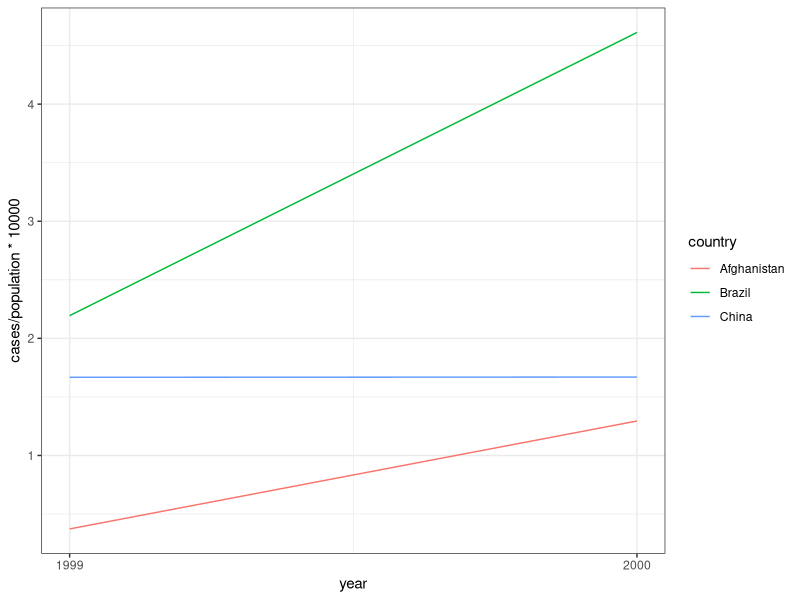
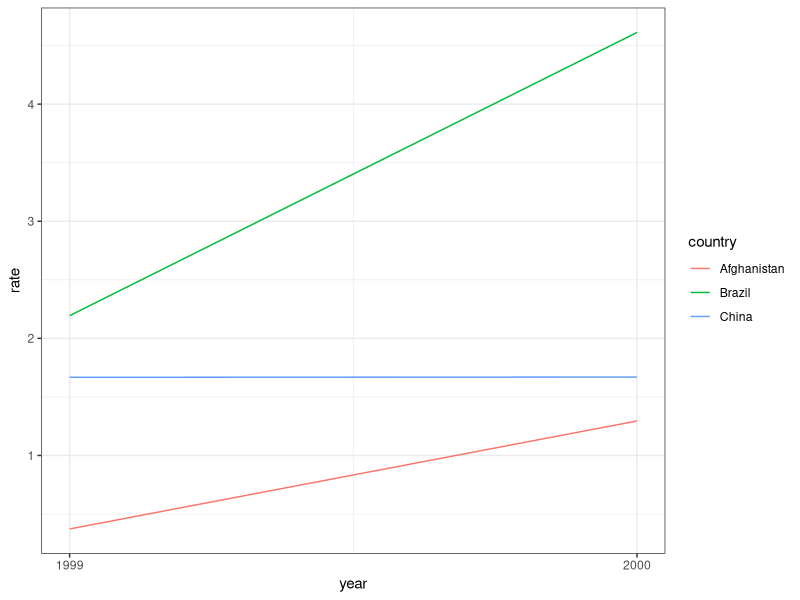

Here is the R script that generated these plots, in order:
## ---- chunk 1
knitr::opts_chunk$set(echo = FALSE, include=FALSE)
## ---- chunk 2
library(tidyverse)
## ---- chunk 3
table1
table2
table3
table4a
table4b
## ---- chunk 4
taxas = table1 %>% mutate(rate=cases/population*10000)
taxas
## ---- chunk 5
table1 %>% count(year, wt=cases)
## ---- chunk 6
table1 %>% group_by(country) %>% summarize(totalCasos=sum(cases))
table1 %>% count(country, wt=cases)
## ---- chunk 7
table1 %>% group_by(country) %>% summarize(mudanca=cases[2]-cases[1])
## ---- chunk 8
library(ggplot2)
ggplot(table1, aes(year, cases/population*10000, colour=country)) + geom_line() + scale_x_continuous(breaks=c(1999, 2000)) + theme_bw()
ggplot(taxas, aes(year, rate, colour=country)) + geom_line() + scale_x_continuous(breaks=c(1999, 2000)) + theme_bw()
## ---- chunk 9
tidy4a = table4a %>% gather(`1999`, `2000`, key='year', value='cases')
## ---- chunk 10
tidy4b = table4b %>% gather(`1999`, `2000`, key='year', value='population')
## ---- chunk 11
left_join(tidy4a, tidy4b)
## ---- chunk 12
table2 %>% spread(key='type', value='count')
## ---- chunk 13
table3 %>% separate(rate, into=c('cases', 'population'), convert=TRUE)
